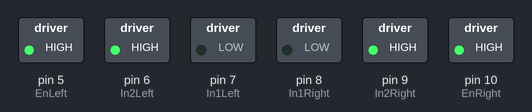
Simulated run of this sketch. Board: Arduino Mega 2560, built with avr-gcc and run on an emulated ATmega2560. Parts: switched loads named in the sketch (green lamp = pin HIGH).

Above: at 0.1 s.
Timing chart, 0 to 1.6 s (numbered marks = the images above):
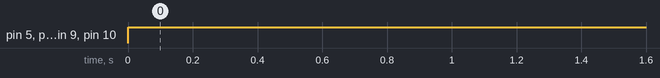

The sketch:

abot_motor_function.ino
```cpp
// Left Motor PINS
#define EnLeft 5
#define In1Left 7
#define In2Left 6

//Right Motor PINS
#define EnRight 10
#define In1Right 8
#define In2Right 9

#define ledverde 22
#define ledazul 24
#define ledvermelho 26

void setup() {
  pinMode(EnLeft, OUTPUT);
  pinMode(In1Left, OUTPUT);
  pinMode(In2Left, OUTPUT);
  pinMode(EnRight, OUTPUT);
  pinMode(In1Right, OUTPUT);
  pinMode(In2Right, OUTPUT);

}

void loop() {
  forward();
  digitalWrite(ledverde, 1);
}

void forward() {
  analogWrite(EnRight, 255);
  digitalWrite(In1Right, 0);
  digitalWrite(In2Right, 1);
  analogWrite(EnLeft, 255);
  digitalWrite(In1Left, 0);
  digitalWrite(In2Left, 1);
}
```

Measured:
- by itself, pin 5 (EnLeft), pin 6 (In2Left), pin 9 (In2Right), pin 10 (EnRight): LOW → HIGH at 0.00 s
